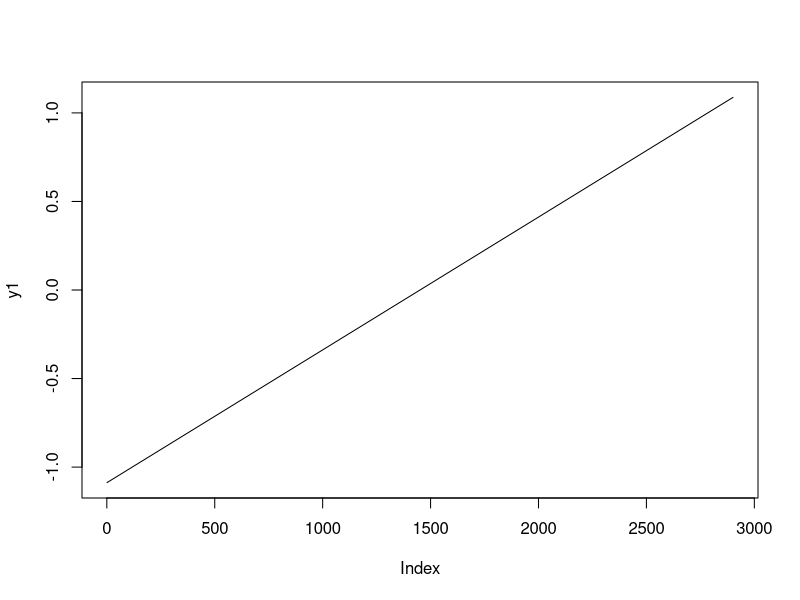
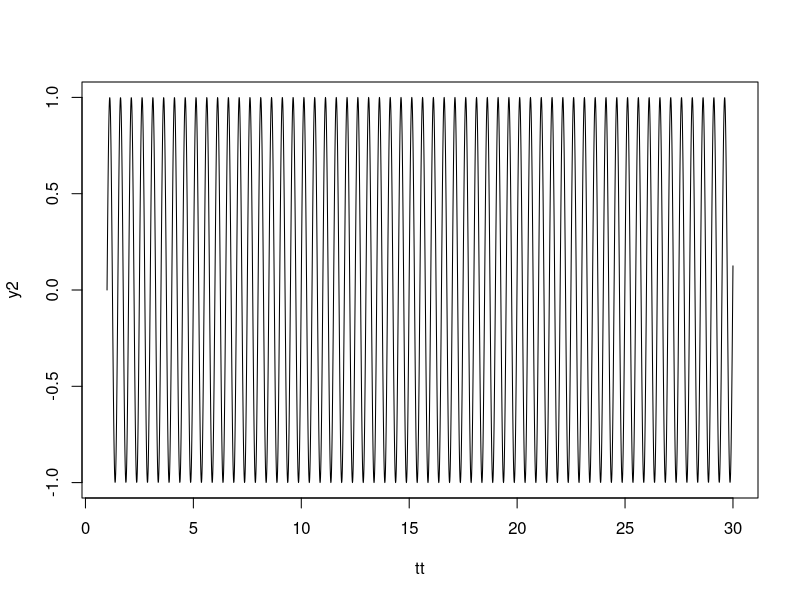
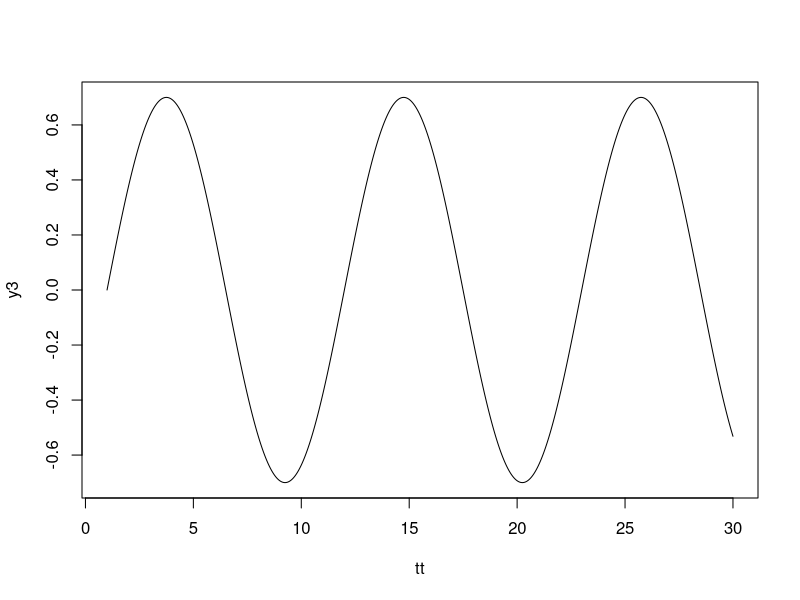
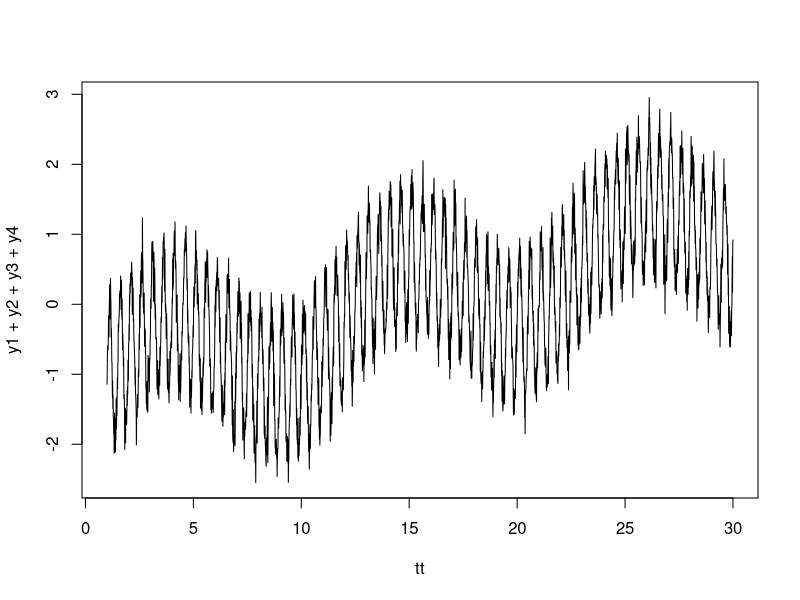

Recreate these plots in R, in order. (Note: this script raises an error after producing the figures.)
## Display items for think piece

rm(list=ls())

## 1. a real-ish timeseries with multi-annual dynamics

tmax=30
res=0.01

tt<-seq(1,tmax,by=res)

#trend component
b1<-0.075
y1<-b1*tt-mean(b1*tt)
plot(y1,type="l")

#seasonal oscillation
p1<-0.5
y2<-sin(seq(0,2*pi*(length(tt)/(p1/res)),length.out=length(tt)))
plot(tt,y2, type="l")

#4-year oscillation
p2<-11
y3<-sin(seq(0,2*pi*(length(tt)/(p2/res)),length.out=length(tt)))*0.7
plot(tt,y3, type="l")

#white noise
sig<-0.2
y4<-rnorm(length(tt),0,sig)

plot(tt,y1+y2+y3+y4, type="l")

ycomp<-y1+y2+y3+y4

#df.lm2<-data.frame(x=seq(12.5,17.5,1), y=c(mean(ycomp[12:13]), mean(ycomp[13:14]), mean(ycomp[14:15]), mean(ycomp[15:16]),
#                                           mean(ycomp[16:17]), mean(ycomp[17:18])))

lm1<-lm(ycomp[tt>=5 & tt<=10] ~ tt[tt>=5 & tt<=10])
#lm2<-lm(y~x, data=df.lm2)
lm2<-lm(ycomp[tt>=12.5 & tt <=17.5] ~ tt[tt>=12.5 & tt<=17.5])
lm3<-lm(ycomp[tt>=20 & tt<=25] ~ tt[tt>=20 & tt<=25])


png("~/Box Sync/NSF EAGER Synchrony/Manuscripts/ThinkPiece/superimposed_signals_v3.png", units="in",
    height=5, width=3.25, res=300)

par(mfrow=c(4,1), mar=c(2,2,0,1), xpd=F, oma=c(2,2,1,0), mgp=c(1,1,0))
plot(tt,y1+y2+y3+y4, type="l",xaxt="n", xlab="", yaxt="n", ylab="Integrated",ylim=c(-3,3))
rect(5,-4,10,4, col="skyblue2", xpd=F, border=NA)
rect(12.5,-4,17.5,4,col="palegreen2",xpd=F,border=NA)
rect(20,-4,25,4,col="gold",xpd=F,border=NA)
lines(tt,y1+y2+y3+y4)
lines(tt[tt>=5 & tt<=10], predict(lm1), col="royalblue3", lwd=3)
lines(tt[tt>=12.5 & tt<=17.5], predict(lm2), col="seagreen", lwd=3)
lines(tt[tt>=20 & tt<=25], predict(lm3), col="goldenrod4", lwd=3)
axis(1,at=c(1,5,10,15,20,25,30),labels=FALSE)
axis(2,at=pretty(ycomp,5),labels=FALSE, xpd=F)
text(0.55,2.7,"A")

plot(tt,y2,type="l",xaxt="n",xlab="", yaxt="n", ylab="Seasonal",ylim=c(-3,3))
axis(1,at=c(1,5,10,15,20,25,30),labels=FALSE)
axis(2,at=pretty(ycomp,5),labels=FALSE,xpd=F)
text(0.55,2.7,"B")

plot(tt,y3,type="l",xaxt="n",xlab="", yaxt="n", ylab="Multi-annual",ylim=c(-3,3))
axis(1,at=c(1,5,10,15,20,25,30),labels=FALSE)
axis(2,at=pretty(ycomp,5),labels=FALSE,xpd=F)
text(0.55,2.7,"C")

plot(tt,y1,type="l",xaxt="n",xlab="", yaxt="n", ylab="Long-term trend",ylim=c(-3,3))
axis(1,at=c(1,5,10,15,20,25,30),labels=TRUE)
axis(2,at=pretty(ycomp,5),labels=FALSE,xpd=F)
text(0.55,2.7,"D")

mtext("Timestep",1,outer=T,cex=0.8,line=0.4)
mtext("Primary productivity",2,outer=T,cex=0.8,line=0.5)

dev.off()


# ## 2. A long-timescale oscillation where if you catch a particular few years you get a very different answer.
# 
# p3<-12
# res=0.1
# tmax=20
# tt<-seq(1,tmax,length.out=tmax/res)
# 
# y5<-sin(seq(0,2*pi*(tmax/p3), length.out=tmax/res))
# 
# png("~/Box Sync/NSF EAGER Synchrony/Manuscripts/ThinkPiece/cycle_trends_v1.png", units="in",
#     height=2.5, width=6.5, res=300)
# par(mar=c(4,2.5,2,2), mgp=c(2,0.8,0))
# plot(tt,y5,type="l", ylab="", xlab="Timestep")
# 
# rect(4,-1.05,7,1.05, border="grey")
# rect(8,-1.05,11,1.05, border="grey")
# rect(12,-1.05,15,1.05, border="grey")
# 
# lm.w1<-lm(y5[tt>4&tt<7]~tt[tt>4&tt<7])
# lm.w2<-lm(y5[tt>8&tt<11]~tt[tt>8&tt<11])        
# lm.w3<-lm(y5[tt>12&tt<15]~tt[tt>12&tt<15])
# 
# lines(tt[tt>4&tt<7], predict(lm.w1), col="red")
# lines(tt[tt>8&tt<11], predict(lm.w2), col="red")
# lines(tt[tt>12&tt<15], predict(lm.w3), col="red")
# 
# dev.off()